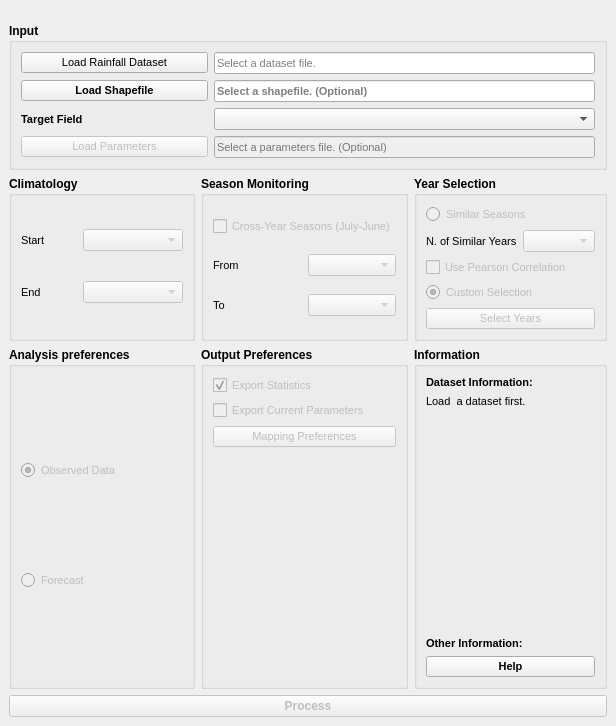
<?xml version="1.0" encoding="UTF-8"?>
<ui version="4.0">
 <class>SMPGDialogBase</class>
 <widget class="QDialog" name="SMPGDialogBase">
  <property name="geometry">
   <rect>
    <x>0</x>
    <y>0</y>
    <width>616</width>
    <height>726</height>
   </rect>
  </property>
  <property name="sizePolicy">
   <sizepolicy hsizetype="Fixed" vsizetype="Fixed">
    <horstretch>0</horstretch>
    <verstretch>0</verstretch>
   </sizepolicy>
  </property>
  <property name="windowTitle">
   <string>Seasonal Monitoring and Probability Generator</string>
  </property>
  <property name="sizeGripEnabled">
   <bool>false</bool>
  </property>
  <layout class="QGridLayout" name="gridLayout">
   <property name="leftMargin">
    <number>0</number>
   </property>
   <property name="topMargin">
    <number>0</number>
   </property>
   <property name="rightMargin">
    <number>0</number>
   </property>
   <property name="bottomMargin">
    <number>0</number>
   </property>
   <property name="spacing">
    <number>0</number>
   </property>
   <item row="0" column="0">
    <widget class="QLabel" name="banner">
     <property name="sizePolicy">
      <sizepolicy hsizetype="Preferred" vsizetype="Fixed">
       <horstretch>0</horstretch>
       <verstretch>0</verstretch>
      </sizepolicy>
     </property>
     <property name="maximumSize">
      <size>
       <width>616</width>
       <height>77</height>
      </size>
     </property>
     <property name="text">
      <string/>
     </property>
     <property name="textFormat">
      <enum>Qt::AutoText</enum>
     </property>
     <property name="pixmap">
      <pixmap>../banner.png</pixmap>
     </property>
     <property name="scaledContents">
      <bool>true</bool>
     </property>
     <property name="wordWrap">
      <bool>false</bool>
     </property>
    </widget>
   </item>
   <item row="1" column="0">
    <widget class="QWidget" name="root" native="true">
     <property name="sizePolicy">
      <sizepolicy hsizetype="Minimum" vsizetype="Minimum">
       <horstretch>0</horstretch>
       <verstretch>0</verstretch>
      </sizepolicy>
     </property>
     <layout class="QGridLayout" name="gridLayout_6">
      <item row="1" column="2">
       <widget class="QGroupBox" name="yearSelectionGroup">
        <property name="enabled">
         <bool>true</bool>
        </property>
        <property name="font">
         <font>
          <pointsize>9</pointsize>
          <weight>75</weight>
          <bold>true</bold>
         </font>
        </property>
        <property name="title">
         <string>Year Selection</string>
        </property>
        <layout class="QGridLayout" name="gridLayout_8">
         <item row="1" column="0">
          <widget class="QLabel" name="simyrlabel">
           <property name="font">
            <font>
             <pointsize>8</pointsize>
             <weight>50</weight>
             <bold>false</bold>
            </font>
           </property>
           <property name="text">
            <string>N. of Similar Years</string>
           </property>
          </widget>
         </item>
         <item row="0" column="0" colspan="2">
          <widget class="QRadioButton" name="similarYearsRadioButton">
           <property name="enabled">
            <bool>false</bool>
           </property>
           <property name="font">
            <font>
             <pointsize>8</pointsize>
             <weight>50</weight>
             <bold>false</bold>
            </font>
           </property>
           <property name="text">
            <string>Similar Seasons</string>
           </property>
           <property name="checked">
            <bool>false</bool>
           </property>
          </widget>
         </item>
         <item row="2" column="0" colspan="2">
          <widget class="QCheckBox" name="usePearsonCheckBox">
           <property name="enabled">
            <bool>false</bool>
           </property>
           <property name="font">
            <font>
             <pointsize>8</pointsize>
             <weight>50</weight>
             <bold>false</bold>
            </font>
           </property>
           <property name="text">
            <string>Use Pearson Correlation</string>
           </property>
          </widget>
         </item>
         <item row="3" column="0" colspan="2">
          <widget class="QRadioButton" name="customYearsRadioButton">
           <property name="enabled">
            <bool>false</bool>
           </property>
           <property name="font">
            <font>
             <pointsize>8</pointsize>
             <weight>50</weight>
             <bold>false</bold>
            </font>
           </property>
           <property name="text">
            <string>Custom Selection</string>
           </property>
           <property name="checked">
            <bool>true</bool>
           </property>
          </widget>
         </item>
         <item row="1" column="1">
          <widget class="QComboBox" name="similarYearsComboBox">
           <property name="enabled">
            <bool>false</bool>
           </property>
           <property name="font">
            <font>
             <pointsize>8</pointsize>
             <weight>50</weight>
             <bold>false</bold>
            </font>
           </property>
          </widget>
         </item>
         <item row="4" column="0" colspan="2">
          <widget class="QPushButton" name="selectYearsButton">
           <property name="enabled">
            <bool>false</bool>
           </property>
           <property name="font">
            <font>
             <pointsize>8</pointsize>
             <weight>50</weight>
             <bold>false</bold>
            </font>
           </property>
           <property name="text">
            <string>Select Years</string>
           </property>
          </widget>
         </item>
        </layout>
       </widget>
      </item>
      <item row="1" column="0">
       <widget class="QGroupBox" name="climatologyGroup">
        <property name="enabled">
         <bool>true</bool>
        </property>
        <property name="font">
         <font>
          <pointsize>9</pointsize>
          <weight>75</weight>
          <bold>true</bold>
         </font>
        </property>
        <property name="title">
         <string>Climatology</string>
        </property>
        <layout class="QGridLayout" name="gridLayout_3">
         <item row="1" column="0">
          <widget class="QLabel" name="climendlabel">
           <property name="font">
            <font>
             <pointsize>8</pointsize>
             <weight>50</weight>
             <bold>false</bold>
            </font>
           </property>
           <property name="text">
            <string>End</string>
           </property>
          </widget>
         </item>
         <item row="0" column="2">
          <widget class="QComboBox" name="climatologyStartComboBox">
           <property name="enabled">
            <bool>false</bool>
           </property>
           <property name="font">
            <font>
             <pointsize>8</pointsize>
             <weight>50</weight>
             <bold>false</bold>
            </font>
           </property>
           <property name="minimumContentsLength">
            <number>10</number>
           </property>
          </widget>
         </item>
         <item row="0" column="0">
          <widget class="QLabel" name="climstartlabel">
           <property name="enabled">
            <bool>true</bool>
           </property>
           <property name="font">
            <font>
             <pointsize>8</pointsize>
             <weight>50</weight>
             <bold>false</bold>
            </font>
           </property>
           <property name="text">
            <string>Start</string>
           </property>
          </widget>
         </item>
         <item row="1" column="2">
          <widget class="QComboBox" name="climatologyEndComboBox">
           <property name="enabled">
            <bool>false</bool>
           </property>
           <property name="font">
            <font>
             <pointsize>8</pointsize>
             <weight>50</weight>
             <bold>false</bold>
            </font>
           </property>
           <property name="minimumContentsLength">
            <number>10</number>
           </property>
          </widget>
         </item>
        </layout>
       </widget>
      </item>
      <item row="2" column="0">
       <widget class="QGroupBox" name="analysisGroup">
        <property name="font">
         <font>
          <pointsize>9</pointsize>
          <weight>75</weight>
          <bold>true</bold>
         </font>
        </property>
        <property name="title">
         <string>Analysis preferences</string>
        </property>
        <layout class="QGridLayout" name="gridLayout_9">
         <item row="0" column="0">
          <widget class="QRadioButton" name="observedDataRadioButton">
           <property name="enabled">
            <bool>false</bool>
           </property>
           <property name="font">
            <font>
             <pointsize>8</pointsize>
             <weight>50</weight>
             <bold>false</bold>
            </font>
           </property>
           <property name="text">
            <string>Observed Data</string>
           </property>
           <property name="checked">
            <bool>true</bool>
           </property>
          </widget>
         </item>
         <item row="1" column="0">
          <widget class="QRadioButton" name="forecastRadioButton">
           <property name="enabled">
            <bool>false</bool>
           </property>
           <property name="font">
            <font>
             <pointsize>8</pointsize>
             <weight>50</weight>
             <bold>false</bold>
            </font>
           </property>
           <property name="text">
            <string>Forecast</string>
           </property>
          </widget>
         </item>
        </layout>
       </widget>
      </item>
      <item row="1" column="1">
       <widget class="QGroupBox" name="monitoringGroup">
        <property name="enabled">
         <bool>true</bool>
        </property>
        <property name="font">
         <font>
          <pointsize>9</pointsize>
          <weight>75</weight>
          <bold>true</bold>
         </font>
        </property>
        <property name="title">
         <string>Season Monitoring</string>
        </property>
        <layout class="QGridLayout" name="gridLayout_5">
         <item row="2" column="1">
          <widget class="QComboBox" name="seasonEndComboBox">
           <property name="enabled">
            <bool>false</bool>
           </property>
           <property name="font">
            <font>
             <pointsize>8</pointsize>
             <weight>50</weight>
             <bold>false</bold>
            </font>
           </property>
          </widget>
         </item>
         <item row="2" column="0">
          <widget class="QLabel" name="sesendlabel">
           <property name="font">
            <font>
             <pointsize>8</pointsize>
             <weight>50</weight>
             <bold>false</bold>
            </font>
           </property>
           <property name="text">
            <string>To</string>
           </property>
          </widget>
         </item>
         <item row="1" column="0">
          <widget class="QLabel" name="sestartlabel">
           <property name="font">
            <font>
             <pointsize>8</pointsize>
             <weight>50</weight>
             <bold>false</bold>
            </font>
           </property>
           <property name="text">
            <string>From</string>
           </property>
          </widget>
         </item>
         <item row="0" column="0" colspan="2">
          <widget class="QCheckBox" name="crossYearsCheckBox">
           <property name="enabled">
            <bool>false</bool>
           </property>
           <property name="font">
            <font>
             <pointsize>8</pointsize>
             <weight>50</weight>
             <bold>false</bold>
            </font>
           </property>
           <property name="text">
            <string>Cross-Year Seasons (July-June)</string>
           </property>
          </widget>
         </item>
         <item row="1" column="1">
          <widget class="QComboBox" name="seasonStartComboBox">
           <property name="enabled">
            <bool>false</bool>
           </property>
           <property name="font">
            <font>
             <pointsize>8</pointsize>
             <weight>50</weight>
             <bold>false</bold>
            </font>
           </property>
          </widget>
         </item>
        </layout>
       </widget>
      </item>
      <item row="0" column="0" colspan="3">
       <widget class="QGroupBox" name="inputGroup">
        <property name="sizePolicy">
         <sizepolicy hsizetype="Preferred" vsizetype="Maximum">
          <horstretch>0</horstretch>
          <verstretch>0</verstretch>
         </sizepolicy>
        </property>
        <property name="font">
         <font>
          <pointsize>9</pointsize>
          <weight>75</weight>
          <bold>true</bold>
         </font>
        </property>
        <property name="title">
         <string>Input</string>
        </property>
        <layout class="QGridLayout" name="gridLayout_2">
         <item row="0" column="1" colspan="2">
          <widget class="QLineEdit" name="datasetInputLineEdit">
           <property name="font">
            <font>
             <pointsize>8</pointsize>
             <weight>50</weight>
             <bold>false</bold>
            </font>
           </property>
           <property name="readOnly">
            <bool>true</bool>
           </property>
           <property name="placeholderText">
            <string>Select a dataset file.</string>
           </property>
          </widget>
         </item>
         <item row="3" column="1" colspan="2">
          <widget class="QComboBox" name="targetFieldComboBox">
           <property name="font">
            <font>
             <pointsize>8</pointsize>
             <weight>75</weight>
             <bold>true</bold>
            </font>
           </property>
           <property name="placeholderText">
            <string>Select the target field.</string>
           </property>
          </widget>
         </item>
         <item row="5" column="0">
          <widget class="QPushButton" name="importParametersButton">
           <property name="enabled">
            <bool>false</bool>
           </property>
           <property name="font">
            <font>
             <pointsize>8</pointsize>
             <weight>50</weight>
             <bold>false</bold>
            </font>
           </property>
           <property name="text">
            <string>Load Parameters</string>
           </property>
          </widget>
         </item>
         <item row="0" column="0">
          <widget class="QPushButton" name="loadFileButton">
           <property name="font">
            <font>
             <pointsize>8</pointsize>
             <weight>50</weight>
             <bold>false</bold>
            </font>
           </property>
           <property name="text">
            <string>Load Rainfall Dataset</string>
           </property>
          </widget>
         </item>
         <item row="2" column="1" colspan="2">
          <widget class="QLineEdit" name="shapefilePathLineEdit">
           <property name="font">
            <font>
             <pointsize>8</pointsize>
             <weight>75</weight>
             <bold>true</bold>
            </font>
           </property>
           <property name="readOnly">
            <bool>true</bool>
           </property>
           <property name="placeholderText">
            <string>Select a shapefile. (Optional)</string>
           </property>
          </widget>
         </item>
         <item row="3" column="0">
          <widget class="QLabel" name="label_2">
           <property name="font">
            <font>
             <pointsize>8</pointsize>
             <weight>75</weight>
             <bold>true</bold>
            </font>
           </property>
           <property name="text">
            <string>Target Field</string>
           </property>
          </widget>
         </item>
         <item row="2" column="0">
          <widget class="QPushButton" name="loadShapefileButton">
           <property name="font">
            <font>
             <pointsize>8</pointsize>
             <weight>75</weight>
             <bold>true</bold>
            </font>
           </property>
           <property name="text">
            <string>Load Shapefile</string>
           </property>
          </widget>
         </item>
         <item row="5" column="1" colspan="2">
          <widget class="QLineEdit" name="importParametersLineEdit">
           <property name="enabled">
            <bool>false</bool>
           </property>
           <property name="font">
            <font>
             <pointsize>8</pointsize>
             <weight>50</weight>
             <bold>false</bold>
            </font>
           </property>
           <property name="readOnly">
            <bool>true</bool>
           </property>
           <property name="placeholderText">
            <string>Select a parameters file. (Optional)</string>
           </property>
          </widget>
         </item>
        </layout>
       </widget>
      </item>
      <item row="3" column="0" colspan="3">
       <widget class="QPushButton" name="processButton">
        <property name="enabled">
         <bool>false</bool>
        </property>
        <property name="font">
         <font>
          <pointsize>9</pointsize>
          <weight>75</weight>
          <bold>true</bold>
         </font>
        </property>
        <property name="text">
         <string>Process</string>
        </property>
       </widget>
      </item>
      <item row="2" column="1">
       <widget class="QGroupBox" name="outputGroupBox">
        <property name="font">
         <font>
          <pointsize>9</pointsize>
          <weight>75</weight>
          <bold>true</bold>
         </font>
        </property>
        <property name="title">
         <string>Output Preferences</string>
        </property>
        <layout class="QGridLayout" name="gridLayout_10">
         <item row="4" column="0">
          <spacer name="verticalSpacer_2">
           <property name="orientation">
            <enum>Qt::Vertical</enum>
           </property>
           <property name="sizeHint" stdset="0">
            <size>
             <width>0</width>
             <height>0</height>
            </size>
           </property>
          </spacer>
         </item>
         <item row="0" column="0">
          <widget class="QCheckBox" name="exportStatsCheckBox">
           <property name="enabled">
            <bool>false</bool>
           </property>
           <property name="font">
            <font>
             <pointsize>8</pointsize>
             <weight>50</weight>
             <bold>false</bold>
            </font>
           </property>
           <property name="text">
            <string>Export Statistics</string>
           </property>
           <property name="checked">
            <bool>true</bool>
           </property>
          </widget>
         </item>
         <item row="2" column="0">
          <widget class="QCheckBox" name="exportParametersCheckBox">
           <property name="enabled">
            <bool>false</bool>
           </property>
           <property name="font">
            <font>
             <pointsize>8</pointsize>
             <weight>50</weight>
             <bold>false</bold>
            </font>
           </property>
           <property name="text">
            <string>Export Current Parameters</string>
           </property>
          </widget>
         </item>
         <item row="3" column="0">
          <widget class="QPushButton" name="mappingButton">
           <property name="enabled">
            <bool>false</bool>
           </property>
           <property name="font">
            <font>
             <pointsize>8</pointsize>
             <weight>50</weight>
             <bold>false</bold>
            </font>
           </property>
           <property name="text">
            <string>Mapping Preferences</string>
           </property>
          </widget>
         </item>
        </layout>
       </widget>
      </item>
      <item row="2" column="2">
       <widget class="QGroupBox" name="informationGroup">
        <property name="font">
         <font>
          <pointsize>9</pointsize>
          <weight>75</weight>
          <bold>true</bold>
         </font>
        </property>
        <property name="title">
         <string>Information</string>
        </property>
        <layout class="QGridLayout" name="gridLayout_11">
         <item row="4" column="0">
          <widget class="QPushButton" name="helpButton">
           <property name="font">
            <font>
             <pointsize>8</pointsize>
             <weight>75</weight>
             <bold>true</bold>
            </font>
           </property>
           <property name="text">
            <string>Help</string>
           </property>
          </widget>
         </item>
         <item row="1" column="0">
          <widget class="QLabel" name="datasetInfoLabel">
           <property name="font">
            <font>
             <pointsize>8</pointsize>
             <weight>50</weight>
             <bold>false</bold>
            </font>
           </property>
           <property name="text">
            <string>Load  a dataset first.</string>
           </property>
          </widget>
         </item>
         <item row="2" column="0">
          <spacer name="verticalSpacer">
           <property name="orientation">
            <enum>Qt::Vertical</enum>
           </property>
           <property name="sizeHint" stdset="0">
            <size>
             <width>0</width>
             <height>0</height>
            </size>
           </property>
          </spacer>
         </item>
         <item row="0" column="0">
          <widget class="QLabel" name="label_3">
           <property name="font">
            <font>
             <pointsize>8</pointsize>
             <weight>75</weight>
             <bold>true</bold>
            </font>
           </property>
           <property name="text">
            <string>Dataset Information:</string>
           </property>
          </widget>
         </item>
         <item row="3" column="0">
          <widget class="QLabel" name="label_4">
           <property name="font">
            <font>
             <pointsize>8</pointsize>
             <weight>75</weight>
             <bold>true</bold>
            </font>
           </property>
           <property name="text">
            <string>Other Information:</string>
           </property>
          </widget>
         </item>
        </layout>
       </widget>
      </item>
     </layout>
    </widget>
   </item>
  </layout>
 </widget>
 <resources/>
 <connections/>
</ui>
